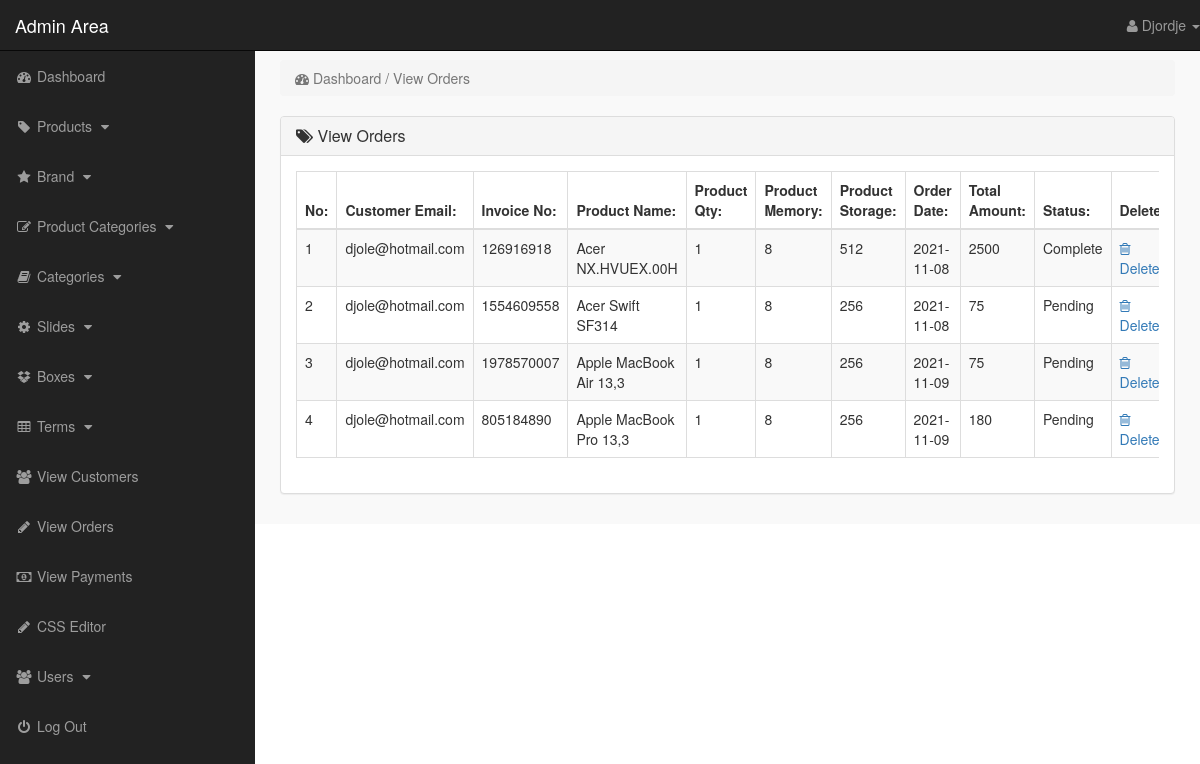
/admin_area/index.php?view_orders (signed in), run on an earlier commit of the app's database.
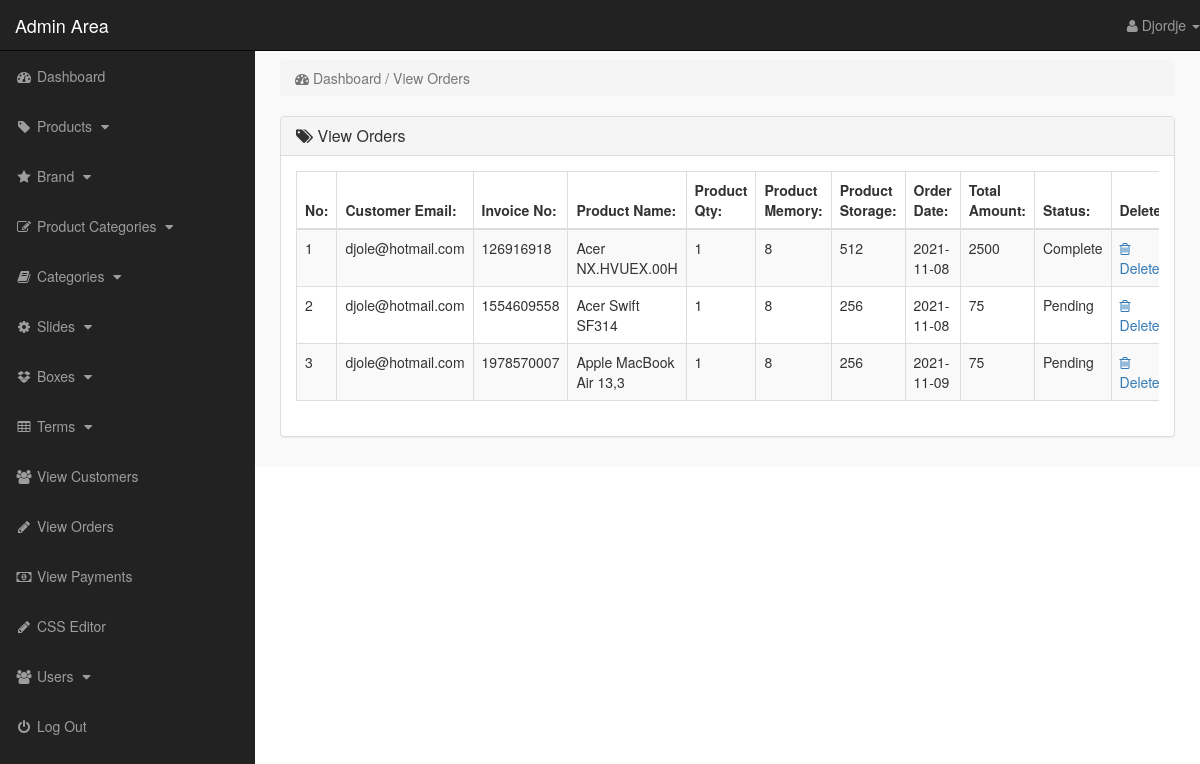
And on a later commit of the database.
### tables this page shows
CREATE TABLE `pending_orders` (
  `order_id` int(10) NOT NULL,
  `customer_id` int(10) NOT NULL,
  `invoice_no` int(10) NOT NULL,
  `product_id` text NOT NULL,
  `qty` int(10) NOT NULL,
  `memory` int(10) NOT NULL,
  `storage` int(10) NOT NULL,
  `order_status` text NOT NULL
);

CREATE TABLE `customers` (
  `customer_id` int(10) NOT NULL,
  `customer_name` varchar(255) NOT NULL,
  `customer_email` varchar(255) NOT NULL,
  `customer_pass` varchar(255) NOT NULL,
  `customer_country` text NOT NULL,
  `customer_city` text NOT NULL,
  `customer_contact` varchar(100) NOT NULL,
  `customer_address` text NOT NULL,
  `customer_image` text NOT NULL,
  `customer_ip` varchar(100) NOT NULL
);

CREATE TABLE `products` (
  `product_id` int(10) NOT NULL,
  `p_cat_id` int(10) NOT NULL,
  `cat_id` int(10) NOT NULL,
  `manufacturer_id` int(10) NOT NULL,
  `date` timestamp NOT NULL DEFAULT current_timestamp() ON UPDATE current_timestamp(),
  `product_title` text NOT NULL,
  `product_img1` text NOT NULL,
  `product_img2` text NOT NULL,
  `product_img3` text NOT NULL,
  `product_price` int(10) NOT NULL,
  `product_keywords` text NOT NULL,
  `product_desc` text NOT NULL,
  `product_label` text NOT NULL,
  `product_sale` int(100) NOT NULL
);

CREATE TABLE `customer_orders` (
  `order_id` int(10) NOT NULL,
  `customer_id` int(10) NOT NULL,
  `due_amount` int(100) NOT NULL,
  `invoice_no` int(100) NOT NULL,
  `qty` int(10) NOT NULL,
  `memory` int(10) NOT NULL,
  `storage` int(10) NOT NULL,
  `order_date` date NOT NULL,
  `order_status` text NOT NULL
);

### admin_area/view_orders.php (the view, shortened to what this page needs)
<?php
    if(!isset($_SESSION['admin_email'])){
        echo "<script>window.open('login.php','_self')</script>";
    }else{
?>
<div class="row">
    <div class="col-lg-12">
        <ol class="breadcrumb">
            <li class="active">
                <i class="fa fa-dashboard"></i> Dashboard / View Orders
            </li>
        </ol>
    </div>
</div>
<div class="row">
    <div class="col-lg-12">
        <div class="panel panel-default">
            <div class="panel-heading">
               <h3 class="panel-title">
                   <i class="fa fa-tags"></i>  View Orders
               </h3>
            </div>
            <div class="panel-body">
                <div class="table-responsive">
                    <table class="table table-striped table-bordered table-hover">
                        <thead>
                            <tr>
                                <th> No: </th>
                                <th> Customer Email: </th>
                                <th> Invoice No: </th>
                                <th> Product Name: </th>
                                <th> Product Qty: </th>
                                <th> Product Memory: </th>
                                <th> Product Storage: </th>
                                <th> Order Date: </th>
                                <th> Total Amount: </th>
                                <th> Status: </th>
                                <th> Delete: </th>
                            </tr>
                        </thead>
                        <tbody>
                            <?php
                                $i=0;
                                $get_orders = "select * from pending_orders";
                                $run_orders = mysqli_query($con,$get_orders);
                                while($row_order=mysqli_fetch_array($run_orders)){
                                    $order_id = $row_order['order_id'];
                                    $c_id = $row_order['customer_id'];
                                    $invoice_no = $row_order['invoice_no'];
                                    $qty = $row_order['qty'];
                                    $memory = $row_order['memory'];
                                    $storage = $row_order['storage'];
                                    $order_status = $row_order['order_status'];
                                    $row_products = mysqli_fetch_array($run_products);
                                    $product_title = $row_products['product_title'];
                                    $get_customer = "select * from customers where customer_id='$c_id'";
                                    $run_customer = mysqli_query($con,$get_customer);
                                    $row_customer = mysqli_fetch_array($run_customer);
                                    $customer_email = $row_customer['customer_email'];
                                    $get_c_order = "select * from customer_orders where order_id='$order_id'";
                                    $run_c_order = mysqli_query($con,$get_c_order);
                                    $row_c_order = mysqli_fetch_array($run_c_order);
                                    $order_date = $row_c_order['order_date'];
                                    $order_amount = $row_c_order['due_amount'];
                                    $i++;
                            ?>
                            <tr>
                                <td> <?php echo $i; ?> </td>
                                <td> <?php echo $customer_email; ?> </td>
                                <td> <?php echo $invoice_no; ?></td>
                                <td> <?php echo $product_title; ?> </td>
                                <td> <?php echo $qty; ?></td>
                                <td> <?php echo $memory; ?> </td>
                                <td> <?php echo $storage; ?></td>
                                <td> <?php echo $order_date; ?> </td>
                                <td> <?php echo $order_amount; ?> </td>
                                <td>
                                    <?php
                                        if($order_status=='Pending'){
                                            echo $order_status='Pending';
                                        }else{
                                            echo $order_status='Complete';
                                        }
                                    ?>
                                </td>
                                <td>
                                     <a href="index.php?delete_order=<?php echo $order_id; ?>">
                                        <i class="fa fa-trash-o"></i> Delete
                                     </a>
                                </td>
                            </tr>
                            <?php } ?>
                        </tbody>
                    </table>
                </div>
            </div>
        </div>
    </div>
</div>
<?php } ?>

What changed in the data, as far as the page shows it:
removed pending_orders: customer.customer_email "djole@hotmail.com", invoice_no "805184890", products.product_title "Apple MacBook Pro 13,3", qty "1", memory "8", storage "256", customer_orders.order_date "2021-11-09", customer_orders.due_amount "180"
